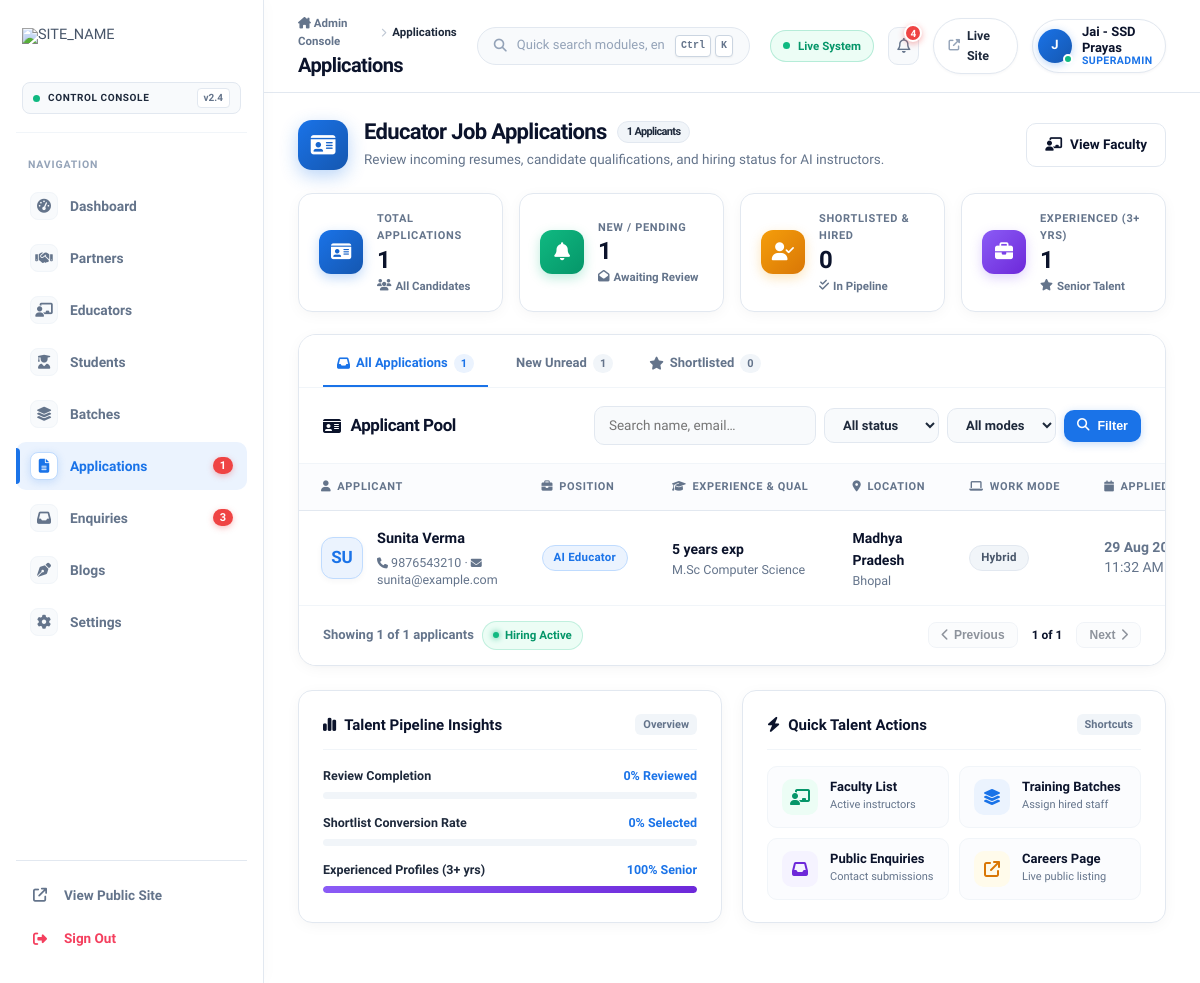
Screenshot of /adminpanelweb/applications.php (signed in) with the database file from the repository.
### tables this page shows
CREATE TABLE `job_applications` (
  `id` int(11) NOT NULL AUTO_INCREMENT,
  `full_name` varchar(150) NOT NULL,
  `email` varchar(150) NOT NULL,
  `phone` varchar(30) NOT NULL,
  `state_id` int(11) DEFAULT NULL,
  `city` varchar(120) DEFAULT NULL,
  `position` varchar(150) DEFAULT 'Educator',
  `qualification` varchar(180) DEFAULT NULL,
  `experience_years` int(11) DEFAULT 0,
  `subject_expertise` varchar(180) DEFAULT NULL,
  `work_mode` enum('online','offline','hybrid') DEFAULT 'hybrid',
  `resume_path` varchar(255) DEFAULT NULL,
  `cover_note` text DEFAULT NULL,
  `status` enum('new','shortlisted','interview','hired','rejected') DEFAULT 'new',
  `created_at` timestamp NOT NULL DEFAULT current_timestamp(),
  PRIMARY KEY (`id`),
  KEY `idx_app_status` (`status`),
  KEY `fk_app_state` (`state_id`),
  CONSTRAINT `fk_app_state` FOREIGN KEY (`state_id`) REFERENCES `states` (`id`) ON DELETE SET NULL
);

CREATE TABLE `states` (
  `id` int(11) NOT NULL AUTO_INCREMENT,
  `name` varchar(80) NOT NULL,
  `code` varchar(10) DEFAULT NULL,
  `is_active` tinyint(1) DEFAULT 1,
  `sort_order` int(11) DEFAULT 0,
  PRIMARY KEY (`id`),
  UNIQUE KEY `name` (`name`)
);

### includes/functions.php (called while the page is built, shortened)
<?php
function e($value) {
    return htmlspecialchars((string)$value, ENT_QUOTES, 'UTF-8');
}
function url($path = '') {
    return rtrim(SITE_URL, '/') . '/' . ltrim($path, '/');
}
function rows(PDO $pdo, $sql, $params = []) {
    try {
        $stmt = $pdo->prepare($sql);
        $stmt->execute($params);
        return $stmt->fetchAll();
    } catch (PDOException $e) {
        error_log('rows() failed: ' . $e->getMessage());
        return [];
    }
}

### adminpanelweb/applications.php (the view, shortened to what this page needs)
<?php
require_once __DIR__ . '/_auth.php';
    ?>
    <?php
$q      = trim($_GET['q'] ?? '');
$f_stat = $_GET['status'] ?? '';
$where = ['1=1'];
$args  = [];
$w = implode(' AND ', $where);
$list = rows($pdo, "SELECT a.*, s.name AS state_name
                    FROM job_applications a LEFT JOIN states s ON s.id = a.state_id
                    WHERE $w ORDER BY a.created_at DESC", $args);
$tot_apps        = count($list);
$tot_new         = count(array_filter($list, fn($a) => $a['status'] === 'new'));
$tot_shortlisted = count(array_filter($list, fn($a) => in_array($a['status'], ['shortlisted', 'interview', 'hired'])));
$tot_experienced = count(array_filter($list, fn($a) => (int)$a['experience_years'] >= 3));
include __DIR__ . '/_layout.php';
?>
<div class="mod-hero-strip">
  <div class="mod-hero-left">
    <div class="mod-hero-icon mhi-blue">
      <i class="fas fa-id-card"></i>
    </div>
    <div>
      <h2 class="mod-hero-title">
        Educator Job Applications
        <span class="mod-hero-badge"><?= $tot_apps ?> Applicants</span>
      </h2>
      <p class="mod-hero-sub">Review incoming resumes, candidate qualifications, and hiring status for AI instructors.</p>
    </div>
  </div>
  <div class="mod-hero-actions">
    <a href="educators.php" class="btn btn-ghost"><i class="fas fa-chalkboard-user"></i> View Faculty</a>
  </div>
</div>
<div class="mod-stats-grid">
  <div class="mod-stat-card">
    <div class="msc-icon msc-blue"><i class="fas fa-id-card"></i></div>
    <div class="msc-info">
      <span class="msc-label">Total Applications</span>
      <div class="msc-value"><?= number_format($tot_apps) ?></div>
      <div class="msc-sub"><i class="fas fa-users text-brand"></i> All Candidates</div>
    </div>
  </div>
  <div class="mod-stat-card">
    <div class="msc-icon msc-green"><i class="fas fa-bell"></i></div>
    <div class="msc-info">
      <span class="msc-label">New / Pending</span>
      <div class="msc-value"><?= number_format($tot_new) ?></div>
      <div class="msc-sub"><i class="fas fa-envelope-open text-green"></i> Awaiting Review</div>
    </div>
  </div>
  <div class="mod-stat-card">
    <div class="msc-icon msc-amber"><i class="fas fa-user-check"></i></div>
    <div class="msc-info">
      <span class="msc-label">Shortlisted & Hired</span>
      <div class="msc-value"><?= number_format($tot_shortlisted) ?></div>
      <div class="msc-sub"><i class="fas fa-check-double text-amber"></i> In Pipeline</div>
    </div>
  </div>
  <div class="mod-stat-card">
    <div class="msc-icon msc-purple"><i class="fas fa-briefcase"></i></div>
    <div class="msc-info">
      <span class="msc-label">Experienced (3+ Yrs)</span>
      <div class="msc-value"><?= number_format($tot_experienced) ?></div>
      <div class="msc-sub"><i class="fas fa-star text-purple"></i> Senior Talent</div>
    </div>
  </div>
</div>
<div class="card">
  <div class="mod-quick-tabs">
    <a href="applications.php" class="mqt-item <?= ($f_stat === '' && $q === '') ? 'is-active' : '' ?>">
      <i class="fas fa-inbox"></i> All Applications <span class="mqt-count"><?= $tot_apps ?></span>
    </a>
    <a href="applications.php?status=new" class="mqt-item <?= $f_stat === 'new' ? 'is-active' : '' ?>">
      <i class="fas fa-sparkles"></i> New Unread <span class="mqt-count"><?= $tot_new ?></span>
    </a>
    <a href="applications.php?status=shortlisted" class="mqt-item <?= $f_stat === 'shortlisted' ? 'is-active' : '' ?>">
      <i class="fas fa-star"></i> Shortlisted <span class="mqt-count"><?= count(array_filter($list, fn($a) => $a['status'] === 'shortlisted')) ?></span>
    </a>
  </div>
  <div class="card-head">
    <h2>
      <i class="fas fa-id-card text-brand" style="font-size:16px"></i>
      Applicant Pool
    </h2>
    <form method="GET" class="filters">
      <input type="text" name="q" value="<?= e($q) ?>" placeholder="Search name, email…">
      <select name="status">
        <option value="">All status</option>
      </select>
      <select name="mode">
        <option value="">All modes</option>
      </select>
      <button class="btn btn-primary btn-sm"><i class="fas fa-magnifying-glass"></i> Filter</button>
    </form>
  </div>
  <?php if (!$list): ?>
    <div class="empty-state">
      <i class="fas fa-file-lines"></i>
      <h3>No applications yet</h3>
      <p>Applications from the careers page will land here.</p>
    </div>
  <?php else: ?>
    <div class="table-wrap">
      <table class="data">
        <thead>
          <tr>
            <th><i class="fas fa-user" style="margin-right:6px"></i>Applicant</th>
            <th><i class="fas fa-briefcase" style="margin-right:6px"></i>Position</th>
            <th><i class="fas fa-graduation-cap" style="margin-right:6px"></i>Experience & Qual</th>
            <th><i class="fas fa-location-dot" style="margin-right:6px"></i>Location</th>
            <th><i class="fas fa-laptop" style="margin-right:6px"></i>Work Mode</th>
            <th><i class="fas fa-calendar" style="margin-right:6px"></i>Applied On</th>
          </tr>
        </thead>
        <tbody>
          <?php foreach ($list as $r):
            $initials = strtoupper(substr($r['full_name'], 0, 2));
          ?>
            <tr>
              <td>
                <div class="entity-cell">
                  <div class="entity-avatar ea-blue">
                    <?= e($initials) ?>
                  </div>
                  <div>
                    <div class="cell-main"><?= e($r['full_name']) ?></div>
                    <div class="cell-sub">
                      <i class="fas fa-phone" style="font-size:11px"></i> <?= e($r['phone']) ?> · <i class="fas fa-envelope" style="font-size:11px"></i> <?= e($r['email']) ?>
                    </div>
                  </div>
                </div>
              </td>
              <td><span class="badge b-blue"><?= e($r['position']) ?></span></td>
              <td>
                <div style="font-weight:700;color:var(--ink)"><?= (int)$r['experience_years'] ?> years exp</div>
                <div class="cell-sub"><?= e($r['qualification'] ?: '—') ?></div>
              </td>
              <td>
                <div style="font-weight:700;color:var(--ink)"><?= e($r['state_name'] ?: '—') ?></div>
                <div class="cell-sub"><?= e($r['city'] ?: 'Regional') ?></div>
              </td>
              <td><span class="badge b-grey"><?= e(ucfirst($r['work_mode'])) ?></span></td>
              <td class="cell-sub">
                <strong><?= date('d M Y', strtotime($r['created_at'])) ?></strong><br>
                <?= date('g:i A', strtotime($r['created_at'])) ?>
              </td>
            </tr>
          <?php endforeach; ?>
        </tbody>
      </table>
    </div>
    <div class="table-footer-bar">
      <div class="tfb-info">
        <span>Showing <strong><?= count($list) ?></strong> of <strong><?= $tot_apps ?></strong> applicants</span>
        <span class="tfb-sync"><span class="tfb-sync-dot"></span> Hiring Active</span>
      </div>
      <div class="tfb-pager">
        <button class="tfb-btn disabled"><i class="fas fa-chevron-left"></i> Previous</button>
        <span style="font-size:12px;font-weight:700;padding:0 8px;color:var(--ink)">1 of 1</span>
        <button class="tfb-btn disabled">Next <i class="fas fa-chevron-right"></i></button>
      </div>
    </div>
  <?php endif; ?>
</div>
<div class="mod-bottom-grid">
  <div class="mbg-card">
    <div class="mbg-header">
      <div class="mbg-title"><i class="fas fa-chart-simple text-brand"></i> Talent Pipeline Insights</div>
      <span class="mbg-tag">Overview</span>
    </div>
    <div class="mbg-metric-row">
      <div class="mmr-item">
        <div class="mmr-label-bar">
          <span>Review Completion</span>
          <span class="mmr-val"><?= $tot_apps > 0 ? round((($tot_apps - $tot_new) / $tot_apps) * 100) : 100 ?>% Reviewed</span>
        </div>
        <div class="mmr-bar-track">
        </div>
      </div>
      <div class="mmr-item">
        <div class="mmr-label-bar">
          <span>Shortlist Conversion Rate</span>
          <span class="mmr-val"><?= $tot_apps > 0 ? round(($tot_shortlisted / $tot_apps) * 100) : 0 ?>% Selected</span>
        </div>
        <div class="mmr-bar-track">
        </div>
      </div>
      <div class="mmr-item">
        <div class="mmr-label-bar">
          <span>Experienced Profiles (3+ yrs)</span>
          <span class="mmr-val"><?= $tot_apps > 0 ? round(($tot_experienced / $tot_apps) * 100) : 0 ?>% Senior</span>
        </div>
        <div class="mmr-bar-track">
          <div class="mmr-bar-fill fill-purple" style="width: <?= $tot_apps > 0 ? round(($tot_experienced / $tot_apps) * 100) : 0 ?>%"></div>
        </div>
      </div>
    </div>
  </div>
  <div class="mbg-card">
    <div class="mbg-header">
      <div class="mbg-title"><i class="fas fa-bolt text-amber"></i> Quick Talent Actions</div>
      <span class="mbg-tag">Shortcuts</span>
    </div>
    <div class="quick-links-grid">
      <a href="educators.php" class="qlg-item">
        <div class="qlg-icon qi-green"><i class="fas fa-chalkboard-user"></i></div>
        <div class="qlg-text">
          <span class="qlg-name">Faculty List</span>
          <span class="qlg-desc">Active instructors</span>
        </div>
      </a>
      <a href="batches.php" class="qlg-item">
        <div class="qlg-icon qi-blue"><i class="fas fa-layer-group"></i></div>
        <div class="qlg-text">
          <span class="qlg-name">Training Batches</span>
          <span class="qlg-desc">Assign hired staff</span>
        </div>
      </a>
      <a href="enquiries.php" class="qlg-item">
        <div class="qlg-icon qi-purple"><i class="fas fa-inbox"></i></div>
        <div class="qlg-text">
          <span class="qlg-name">Public Enquiries</span>
          <span class="qlg-desc">Contact submissions</span>
        </div>
      </a>
      <a href="<?= e(url('/careers')) ?>" target="_blank" class="qlg-item">
        <div class="qlg-icon qi-amber"><i class="fas fa-arrow-up-right-from-square"></i></div>
        <div class="qlg-text">
          <span class="qlg-name">Careers Page</span>
          <span class="qlg-desc">Live public listing</span>
        </div>
      </a>
    </div>
  </div>
</div>
<?php include __DIR__ . '/_layout_end.php'; ?>

### rows the page displays
job_applications: status "1", status "0", experience_years "1", full_name "SU", full_name "Sunita Verma", phone "9876543210", email "sunita@example.com", position "AI Educator", experience_years "5", qualification "M.Sc Computer Science", state.name "Madhya Pradesh", city "Bhopal", work_mode "Hybrid", created_at "29 Aug…", created_at "11:32 AM", (($tot_apps-$tot_new)/$tot_apps)*100 "0", ($tot_shortlisted/$tot_apps)*100 "0", ($tot_experienced/$tot_apps)*100 "100"

### other values shown
$label "Dashboard"
$label "Partners"
$label "Educators"
$label "Students"
$label "Batches"
$label "Applications"
$nav_counts[$key] "1"
$label "Enquiries"
$nav_counts[$key] "3"
$label "Blogs"
$label "Settings"
$admin_title "Applications"
$nav_counts['enquiries'] + $nav_counts['applications'] "4"
substr($me['name'] ?? 'A', 0, 1) "J"
$me['name'] "Jai - SSD Prayas"
